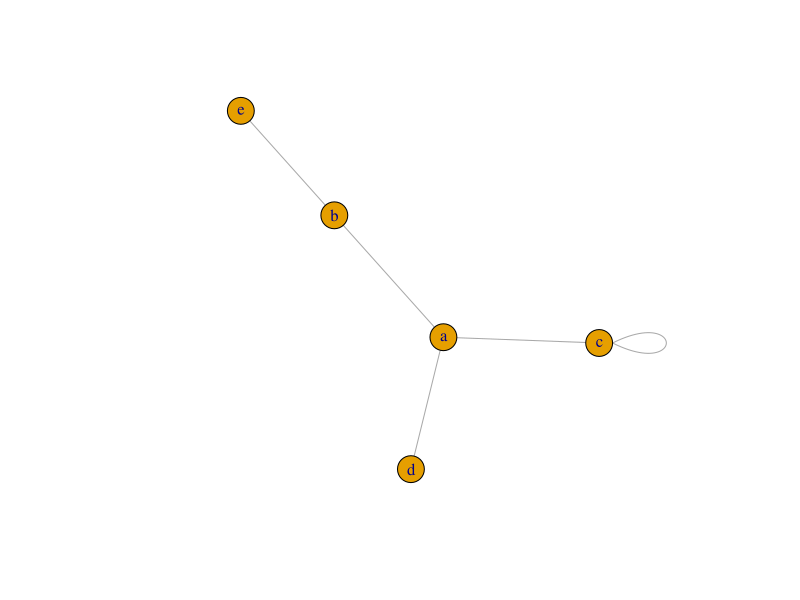
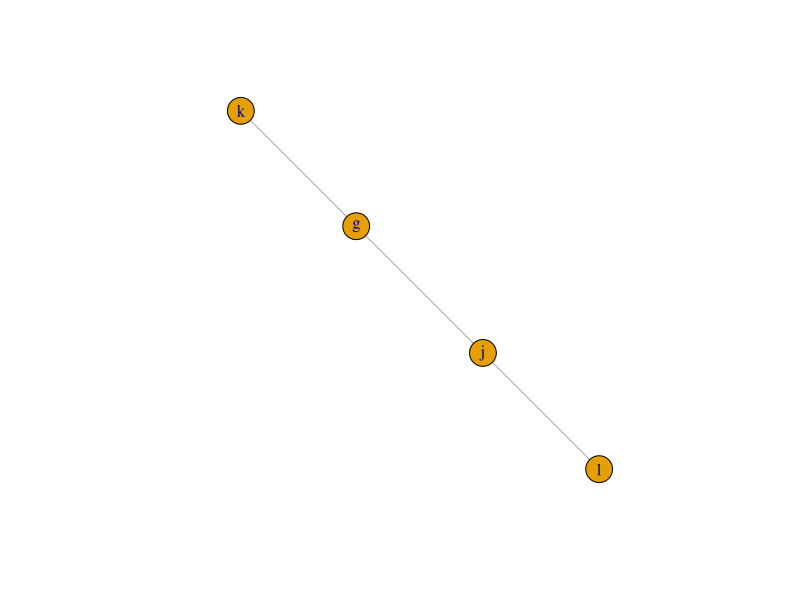
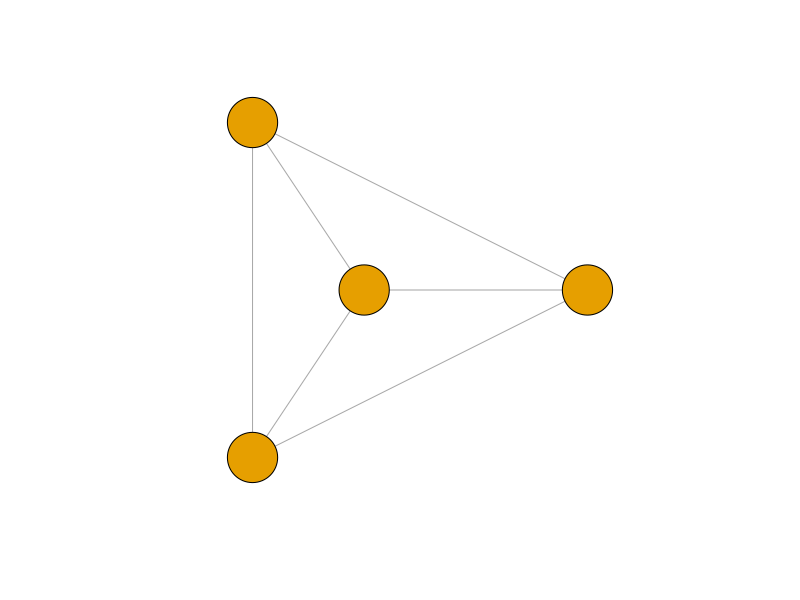
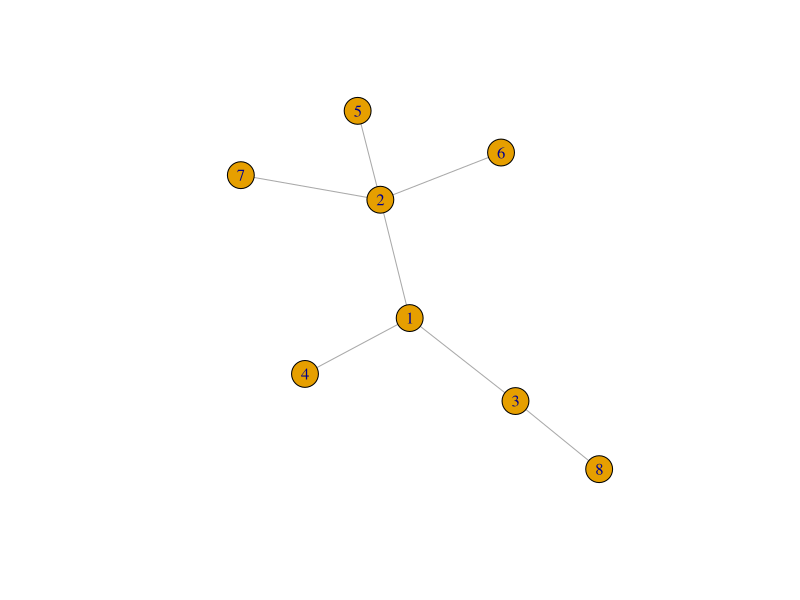
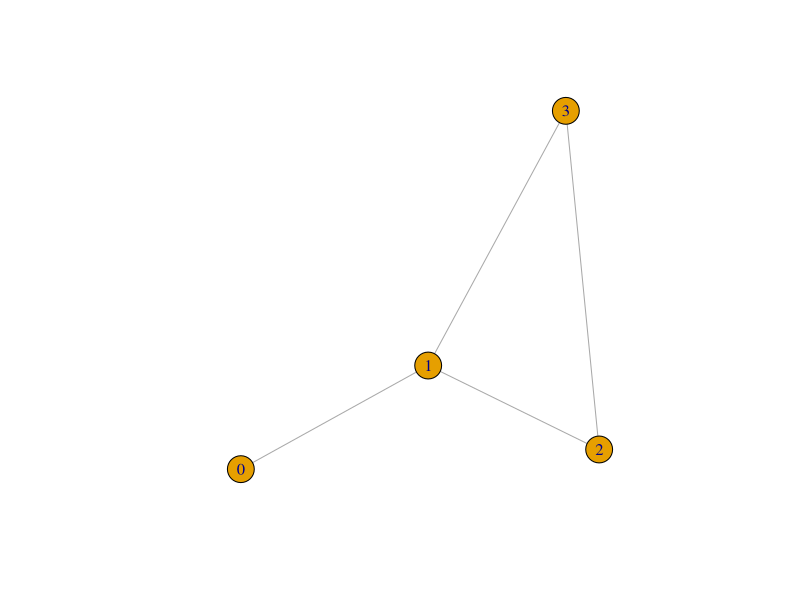

The R source for these figures, in order:
## ---- chunk 1
knitr::opts_chunk$set(echo = TRUE)
library(knitr)
library(igraph)
library(tidyverse)
## ---- chunk 2
plot(graph(c("a","b","a","c","a","d","b","e","c","c"), directed = FALSE))
## ---- chunk 3
plot(graph(c("g","j","g","k","j","l"), directed = FALSE))
## ---- chunk 4
plot(graph(c(1,2,1,3,1,4,2,3,2,4,3,4), directed = FALSE), vertex.label = NA, vertex.size = 30, layout = layout_as_star)
## ---- chunk 5
plot(make_tree(8, children = 3, mode = "undirected"))
## ---- chunk 6
A <- matrix(c(0,1,1,1,
              0,0,1,1,
              1,0,0,1,
              0,0,0,1),
            byrow = TRUE,
            nrow = 4)
k <- 6
X <- matrix(c(1,1,1,1))
Y <- matrix(c(1,1,1,1))
for (i in 1:k) {
  X <- t(A) %*% Y
  Y <- A %*% X
  X <- X / sqrt(sum(X^2))
  Y <- Y / sqrt(sum(Y^2))
}
## ---- chunk 7
g <- random.graph.game(20, 5/20, directed = TRUE)
kable(data.frame(damping_85 = round(page.rank(g)$vector, 4),
                 damping_65 = round(page.rank(g, damping = 0.65)$vector, 4)),
      align = c("c","c"))
## ---- chunk 8
A <- matrix(c(3.12,4.38,6.93,3.41,1.88,4.53))
A / sqrt(sum(A^2))
## ---- chunk 9
A <- matrix(c(0,1,1,0,0,0,
              1,0,0,1,1,1,
              1,0,0,0,0,1,
              0,0,0,0,0,0,
              0,0,0,0,0,0,
              0,0,0,0,0,0),
            byrow = TRUE,
            nrow = 6)
d <- 0.85
k <- 2
update_PR_m <- function(m,A,PR,d) {
  x <- 0
  for (i in seq(nrow(A))) {
    if (A[i,m] == 1 & i != m) {
      x = x + (PR[i] / sum(A[i,]))
    }
  }
  return((1 - d) + d * x)
}
PR_0 <- c(1,1,1,1,1,1)
for (i in seq(k)) {
  PR_k <- c()
  for (i in seq(nrow(A))) {
    PR_k[i] <- update_PR_m(i,A,PR_0,d)
  }
  PR_0 <- PR_k
}
print(PR_k)
## ---- chunk 10
W <- matrix(c(  0,1/4,1/2,0,0,0,
              1/2,  0,  0,0,0,0,
              1/2,  0,  0,0,0,0,
                0,1/4,  0,0,0,0,
                0,1/4,  0,0,0,0,
                0,1/4,1/2,0,0,0),
            byrow = TRUE,
            nrow = 6)
PR <- matrix(c(1,1,1,1,1,1))
d <- 0.85
k <- 2
for (i in seq(k)) {
  PR <- (1 - d) + d * (W %*% PR)
}
print(t(PR))
## ---- chunk 11
g <- graph(c("A","B","A","D","B","C","B","E","B","G",
             "C","D","C","E","D","F","D","G","E","G"),
           directed = FALSE)
CN <- data.frame()
JK <- data.frame()
for (i in V(g)$name) {
  for (j in V(g)$name) {
    if (V(g)[i] < V(g)[j]) {
      CN <- rbind(CN,
                  c(paste(i,",",j, sep = ""),
                    length(intersect(neighbors(g,i), neighbors(g,j)))))
      JK <- rbind(JK,
                  c(paste(i,",",j, sep = ""),
                    round(length(intersect(neighbors(g,i), neighbors(g,j))) /
                      length(union(neighbors(g,i), neighbors(g,j))), 3)))
    }
  }
}
colnames(CN) <- c("Nodes", "CN Score")
colnames(JK) <- c("Nodes", "JK Score")
kable(arrange(CN, desc(`CN Score`)), align = c("cc"))
kable(arrange(JK, desc(`JK Score`)), align = c("cc"))
## ---- chunk 12
W <- matrix(c(0,1/4,1/2,0,0,  0,1/2,
              1,  0,  0,0,0,  0,  0,
              0,1/4,  0,1,0,  0,  0,
              0,1/4,  0,0,0,  0,  0,
              0,1/4,1/2,0,0,1/2,  0,
              0,  0,  0,0,0,  0,1/2,
              0,  0,  0,0,1,1/2,  0),
            byrow = TRUE,
            nrow = 7)
PR <- matrix(c(1,1,1,1,1,1,1))
d <- 0.85
k <- 2
for (i in seq(k)) {
  PR <- (1 - d) + d * (W %*% PR)
}
print(t(PR))
## ---- chunk 13
g <- graph(c("A","B"), isolates = "C")
page.rank(g)$vector
## ---- chunk 14
g <- graph(c("A","B","A","C","B","A","B","C","C","A","C","B"))
page.rank(g)$vector
## ---- chunk 15
g <- graph(c("A","B","A","C","B","A","C","A"))
page.rank(g)$vector
## ---- chunk 16
g <- graph(c("A","B",
             "A","B","A","C","B","A","B","C","C","A","C","B",
             "A","B","A","C","B","A","C","A",
             "C","B"))
page.rank(g)$vector
## ---- chunk 17
X <- matrix(c(1,2,3,
              4,5,6,
              7,8,9),
            byrow = TRUE,
            nrow = 3)
t(X) %*% X
## ---- chunk 18
X %*% t(X)
## ---- chunk 19
X <- matrix(c(0,1,1,1,0,1,0,0,
              1,0,1,1,1,0,0,0,
              1,1,0,0,0,1,1,0,
              1,1,1,0,0,0,0,0,
              0,1,0,0,0,0,1,0,
              1,0,1,0,0,0,0,1,
              0,0,1,0,1,0,0,0,
              0,0,0,0,0,1,0,0),
            byrow = TRUE,
            nrow = 8)
## ---- chunk 20
g <- graph_from_adjacency_matrix(X)
CN <- data.frame()
for (i in V(g)) {
  for (j in V(g)) {
    if (V(g)[i] < V(g)[j]) {
      CN <- rbind(CN,
                  c(paste(i,",",j, sep = ""),
                    length(intersect(neighbors(g,i, mode = "all"),
                                     neighbors(g,j, mode = "all")))))
    }
  }
}
colnames(CN) <- c("Nodes", "CN Score")
t(filter(CN, `CN Score` >= 2)[1])
## ---- chunk 21
filter(CN, `CN Score` == 3)
intersect(neighbors(g,1, mode = "all"), neighbors(g,3, mode = "all"))
## ---- chunk 22
A <- matrix(c(0,1,1,0,1,
              1,0,1,1,1,
              1,1,0,1,0,
              0,1,1,0,0,
              1,1,0,0,0),
            byrow = TRUE,
            nrow = 5)
## ---- chunk 23
t(A)
## ---- chunk 24
A %*% t(A)
## ---- chunk 25
t(A) %*% A
## ---- chunk 26
max(colSums(A))
## ---- chunk 27
max(rowSums(A))
## ---- chunk 28
1 / (min(max(colSums(A)),max(rowSums(A))))
## ---- chunk 29
g <- graph_from_adjacency_matrix(A)
max(degree(g, mode = "in"))
max(degree(g, mode = "out"))
## ---- chunk 30
df <- data.frame(Node = c("A","B","C","D","E","F","G","H","I","J"),
                 pos_x = c(1,4,4,5,2,9,4,7,2,8),
                 pos_y = c(2,6,4,4,6,3,1,1,7,5))
dist <- as.matrix(dist(df[,2:3], diag = TRUE, upper = TRUE))
A <- ifelse(dist > 4 | dist == 0, 0, 1)
A
## ---- chunk 31
g <- graph_from_adjacency_matrix(A)
CN <- data.frame()
for (i in V(g)) {
  for (j in V(g)) {
    if (V(g)[i] < V(g)[j]) {
      CN <- rbind(CN,
                  c(paste(df[i,1],",",df[j,1], sep = ""),
                    length(intersect(neighbors(g,i, mode = "all"),
                                     neighbors(g,j, mode = "all")))))
    }
  }
}
colnames(CN) <- c("Nodes", "CN Score")
t(filter(CN, `CN Score` >= 2)[1])
## ---- chunk 32
t(filter(CN, `CN Score` >= 3)[1])
## ---- chunk 33
plot(graph(c("0","1","1","2","1","3","2","3"), directed = FALSE))
